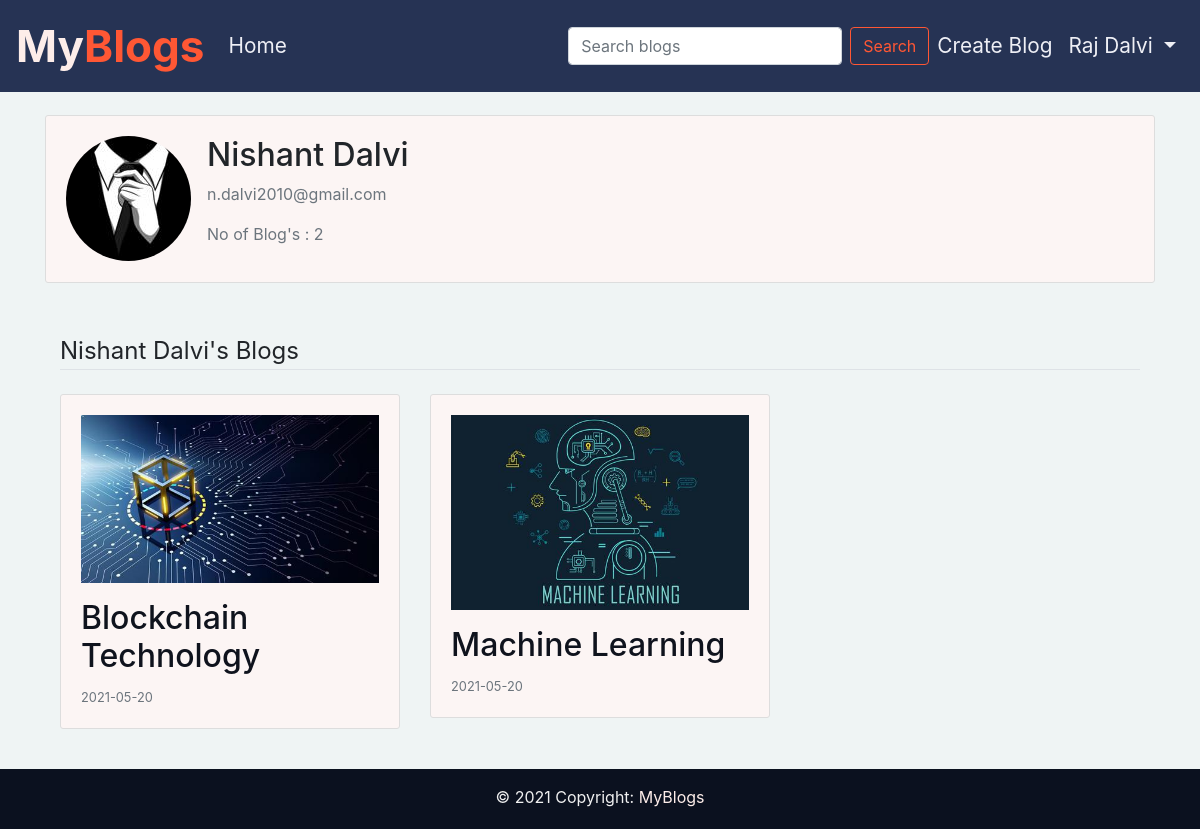
/user/Nishant Dalvi (signed in), run on the app's committed database.
### blog/models.py (models this page shows, shortened)
class User(db.Model, UserMixin):
    id = db.Column(db.Integer, primary_key=True)
    username = db.Column(db.String(20), unique=True, nullable=False)
    email = db.Column(db.String(120), unique=True, nullable=False)
    image_file = db.Column(db.String(20), nullable=False, default='default_profile.jpg')
    password = db.Column(db.String(60), nullable=False)
    posts = db.relationship('Post', backref='author', lazy=True)

class Post(db.Model):
    id = db.Column(db.Integer, primary_key=True)
    title = db.Column(db.String(100), nullable=False)
    date_posted = db.Column(db.DateTime, nullable=False, default=datetime.utcnow)
    content = db.Column(db.Text, nullable=False)
    image_post = db.Column(db.String(20), nullable=False, default='default_post.jpg')
    user_id = db.Column(db.Integer, db.ForeignKey('user.id'), nullable=False)

### blog/routes.py (the view)
@app.route("/user/<string:username>")
def user_profile(username):
    user = User.query.filter_by(username=username).first_or_404()
    image_file = url_for('static', filename='resources/profile_pics/' + user.image_file)
    posts = Post.query.filter_by(author=user).order_by(Post.date_posted.desc())
    return render_template('profile.html', posts=posts, user=user,image_file=image_file,title=username)

### blog/models.py (called while the page is built)
@login_manager.user_loader
def load_user(user_id):
    return User.query.get(int(user_id))

### blog/Templates/profile.html (shortened to what this page needs)
{%extends "layout.html"%}
{%block content%}
    <div class="content-section">
      <div class="media">
        <img class="rounded-circle account-img" src="{{ image_file }}">
        <div class="media-body ml-3">
          <h2 class="account-heading">{{ user.username }}</h2>
          <p class="text-secondary">{{ user.email }}</p>
          <p class="text-secondary">No of Blog's : {{ posts.count() }}</p>
        </div>
      </div>
    </div>
    <div class="container" id="user-posts">
        <legend class="border-bottom mb-4">{{ user.username }}'s Blogs</legend>
        <div class="row mt-4">
            {% if posts%}
                {% for post in posts %}
                    <div class="col-md-4 post-sec">
                        <article class="media content-section">
                            <div class="media-body">
                                <figure>
                                    <a href="{{ url_for('post', post_id=post.id) }}"><img class="img-fluid blog-img" src="{{ url_for('static', filename='resources/blog_pics/' + post.image_post) }}" alt="Some alt text"></a>
                                </figure>
                                <div class="article-metadata">
                                    <h2><a class="article-title blog-title" href="{{ url_for('post', post_id=post.id) }}">{{post.title}}</a></h2>
                                </div>
                                <small class="text-muted">{{ post.date_posted.strftime('%Y-%m-%d') }}</small>
                            </div>
                        </article>
                    </div>
                {% endfor %}
            {% endif %}
        </div>
    </div>
{%endblock content%}

### blog/Templates/layout.html (shortened to what this page needs)
<!doctype html>
<html lang="en">
  <head>
    <link rel="stylesheet" href="https://maxcdn.bootstrapcdn.com/bootstrap/4.0.0/css/bootstrap.min.css">
    <link rel="stylesheet" type="text/css" href="{{ url_for('static', filename='main.css') }}">
  </head>
  <body>
    <nav class="navbar navbar-expand-md pt-2 pd-4 fixed-top">
        <a class="navbar-brand" href="{{ url_for('home') }}"><span id="logo-1">My</span>Blogs</a>
        <div class="collapse navbar-collapse" id="navbarNav">
          <div class="navbar-nav mr-auto">
            <a class="nav-item nav-link" href="{{ url_for('home') }}">Home</a>
          </div>
          <form class="form-inline my-2 my-lg-0" method="GET">
            <input class="form-control mr-sm-2" type="search" placeholder="Search blogs" aria-label="Search" name="q">
            <button class="btn btn-outline-success my-2 my-sm-0 btn-search" href="{{ url_for('home') }}" type="submit">Search</button>
          </form>
          <div class="navbar-nav">
            {% if current_user.is_authenticated %}
            <a class="nav-item nav-link" href="{{ url_for('new_post') }}">Create Blog</a>
            <a class="nav-item dropdown nav-link dropdown-toggle" href="#" data-toggle="dropdown" role="button" aria-haspopup="true" aria-expanded="false">
              {{current_user.username}}
            </a>
            {% else %}
              <a class="nav-item nav-link" href="{{ url_for('login') }}">Login</a>
              <a class="nav-item nav-link" href="{{ url_for('register') }}">Register</a>
            {% endif %}
          </div>
        </div>
      </nav>
      <div class="container main-content">
        <div class="row">
          <div class="col-md-12">
            {%block content%}
            {%endblock content%}
          </div>
        </div>
      </div>
      <footer class="page-footer font-small blue">
        <div class="footer-copyright text-center py-3">© 2021 Copyright:
          <a class="foota" href="{{ url_for('home') }}"> MyBlogs</a>
        </div>
      </footer>
  </body>
</html>

### blog/static/main.css (style rules this page uses)
html { min-height: 100%; position: relative; }
body { margin: 0px; padding: 0px; background-color: #EFF4F4; min-height: 100%; display: grid; margin-bottom: 60px; }
.main-content { margin-top: 115px; }
nav a { font-size: 1.3em; color: #EEEFF5; }
.navbar { background: #263354; }
.navbar-brand { color: #FF5734; font-weight: bolder; font-size: 2.75rem; }
#logo-1 { color: #FDEDE9; }
.content-section { background: #ffffff; padding: 20px 20px; border: 1px solid #dddddd; border-radius: 3px; margin-bottom: 20px; }
.post-sec { margin-bottom: 20px; }
.blog-img { height: fit-content; }
#user-posts { margin-top: 50px; }
.blog-title { color:#0F131D; }
.content-section { background-color: #fcf5f4; }
footer { background-color: #0b111f; color: #f0f0f0; position: absolute; left: 0; bottom: 0; width: 100%; margin-top: auto; height: 60px; }
.foota { color:#FDEDE9; }
.btn-search { color: #FF5734; border-color: #FF5734 }

### data on the page
User: username "Raj Dalvi"
User: username "Nishant Dalvi", email "n.dalvi2010@gmail.com"
Post: image_post (picture), title "Blockchain Technology", date_posted "2021-05-20"
Post: image_post (picture), title "Machine Learning", date_posted "2021-05-20"

### other printed values
{{ posts.count() }} "2"
